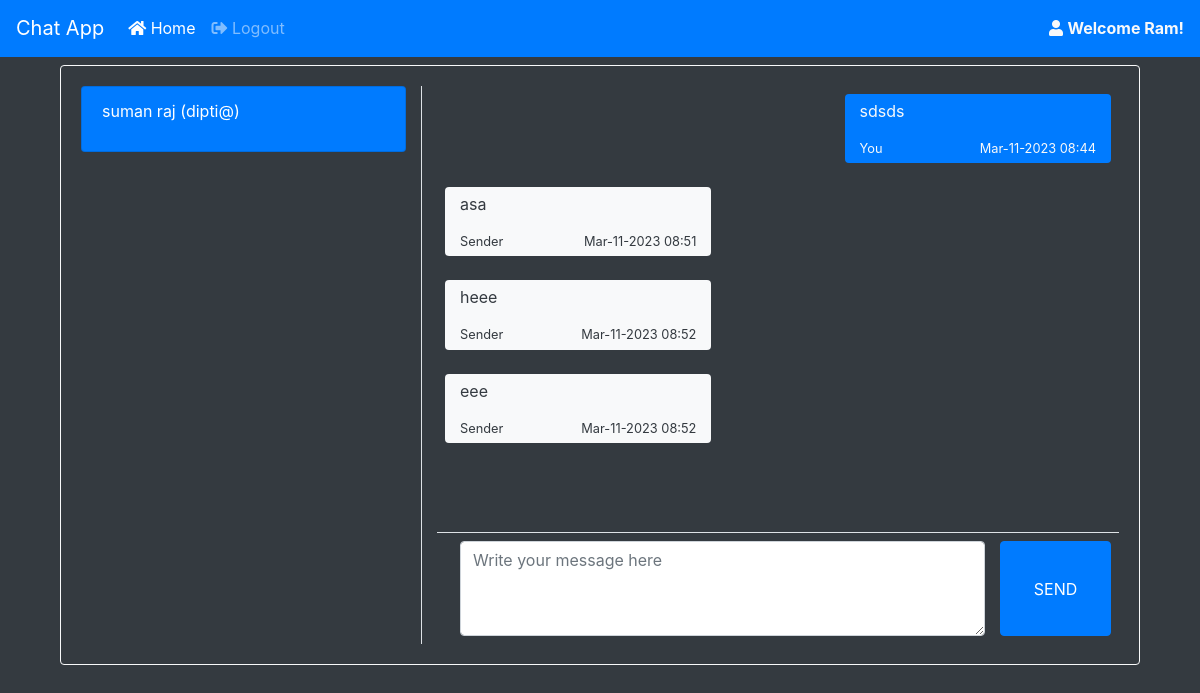
/home/?u=2 (signed in), run on the app's committed database.
### myapp/models.py (models this page shows, shortened)
class chatMessages(models.Model):
    user_from = models.ForeignKey(User,
        on_delete=models.CASCADE,related_name="+")
    user_to = models.ForeignKey(User,
        on_delete=models.CASCADE,related_name="+")
    message = models.TextField()
    date_created = models.DateTimeField(default=timezone.now)

### myapp/views.py (the view)
# urls.py: path('', views.home, name='chat-home'),
@login_required
def home(request):
    User = get_user_model()
    users = User.objects.all()
    chats = {}
    if request.method == 'GET' and 'u' in request.GET:
        chats = chatMessages.objects.filter(Q(user_from=request.user.id, user_to=request.GET['u']) | Q(user_from=request.GET['u'], user_to=request.user.id))
        chats = chats.order_by('date_created')
    context = {
        "page":"home",
        "users":users,
        "chats":chats,
        "chat_id": int(request.GET['u'] if request.method == 'GET' and 'u' in request.GET else 0)
    }
    print(request.GET['u'] if request.method == 'GET' and 'u' in request.GET else 0)
    return render(request,"chat/home.html",context)

### myapp/templates/chat/home.html (shortened to what this page needs)
{% extends 'chat/base.html' %} {% load static %}  {% block content %}
<div class="container" style="height: 75%;">
    <div class="card bg-dark h-100 border-light">
        <div class="card-body h-100">
            <div class="row h-100">
                <div class="col-md-4 border-right h-100">
                    <div class="list-group bg-dark" id='user-list'>
                        {% for u in users %} {% if not u.id == 1 and not u.id == user.id %}
                        <a class="list-group-item {% if u.id != chat_id %}bg-dark{% else %}bg-primary{% endif %} text-white" href="{% url 'chat-home' %}?u={{u.id}}">
                            <div>
                                <p>{{u.first_name}} {{u.last_name}} ({{u.username}})</p>
                            </div>
                        </a>
                        {% endif %} {% endfor %}
                    </div>
                </div>
                <div class="col-md-8 h-100">
                    {% if not chat_id > 0 %}
                    <div class="h-100 d-flex flex-column justify-content-center align-items-center">
                        <h3>Start Chat now</h3>
                        <p><small class="text-muted">Please select a person to chat with.</small></p>
                    </div>
                    {% else%}
                    <div id="chat-box-field" class="h-100">
                        <div class="chat-box" style="height:80%">
                            {% for chat in chats %} {% if chat.user_from == user %}
                            <div class="p-2 w-100 d-flex justify-content-end">
                                <div class=" chat-bubble  ml-2 mb-2 bg-primary text-light rounded" data-id="{{chat.id}}">
                                    <p>{{chat.message}}</p>
                                    <div class="d-flex justify-content-between"><small>You</small> <small>{{chat.date_created|date:"M-d-Y H:i"}}</small></div>
                                </div>
                            </div>
                            {% else %}
                            <div class="p-2 w-100 d-flex justify-content-start">
                                <div class="chat-bubble mr-2 mb-2 bg-light text-dark rounded" data-id="{{chat.id}}">
                                    <p>{{chat.message}}</p>
                                    <div class=" d-flex justify-content-between"><small>Sender</small> <small>{{chat.date_created|date:"M-d-Y H:i"}}</small></div>
                                </div>
                            </div>
                            {% endif %} {% endfor %}
                        </div>
                        <div class="chat-box-form border-top p-2" style="height:20%">
                            <div class="w-100 h-100">
                                <form action="" id="chat-submit" class="h-100 d-flex ">
                                    <div class="col-md-10 h-100">
                                        <textarea name="message" id="" class="h-100 w-100 form-control" placeholder="Write your message here"></textarea>
                                    </div>
                                    <button class="button btn btn-primary h-100 w-100 justify-content-center align-items-center d-flex">SEND</button>
                                </form>
                            </div>
                        </div>
                    </div>
                    {% endif %}
                </div>
            </div>
        </div>
    </div>
</div>
{% endblock %}

### myapp/templates/chat/base.html (shortened to what this page needs)
<!DOCTYPE html>
<html lang="en">
{% load static %}
<head>
    <link rel="stylesheet" href="{% static 'css/bootstrap.min.css' %}">
    <link rel="stylesheet" href="{% static 'fontawesome-free/css/all.min.css' %}">
    <link rel="stylesheet" href="{% static 'css/custom.css' %}">
    <link rel="stylesheet" href="https://stackpath.bootstrapcdn.com/bootstrap/4.1.3/css/bootstrap.min.css">
</head>
<body class='bg-dark text-light'>
    <nav class="navbar navbar-expand-lg navbar-dark bg-primary w-100 border-bottom border-primary mb-2" id="top-nav">
        <a class="navbar-brand" href="{% url 'chat-home' %}">Chat App</a>
        <div class="collapse navbar-collapse" id="nav-menu">
            <ul class="navbar-nav mr-auto">
                <li class="nav-item {% if page == 'home' %} active {% endif %}">
                    <a class="nav-link" href="{% url 'chat-home' %}"><i class="fa fa-home"></i> Home</a>
                </li>
                <li class="nav-item">
                    <a class="nav-link" href="{% url 'chat-logout' %}"><i class="fa fa-sign-out-alt"></i> Logout</a>
                </li>
            </ul>
            {% if user.is_authenticated %}
            <span><a class="text-light"  href="{% url 'chat-profile' %}"><i class="fa fa-user"></i> <b>Welcome {{user.first_name}}!</b></a></span> {% endif %}
        </div>
    </nav>
    <div class="container h-100">
        {% block content %}{% endblock content %}
    </div>
</body>
</html>

### myapp/static/css/custom.css (style rules this page uses)
html, body { height: 100%; width: 100%; }

### myapp/templates/chat/base.html (style rules this page uses)
html, body { height: 100%; width: 100%; }

### myapp/templates/chat/home.html (style rules this page uses)
.list-group-item { cursor: pointer }
.chat-bubble { min-width: 40%; max-width: 80%; padding: 5px 15px; }
.chat-box { overflow: auto; max-width: 100%; }

### data on the page
chatMessages: message "sdsds", date_created "Mar-11-2023 08:44"
chatMessages: message "asa", date_created "Mar-11-2023 08:51"
chatMessages: message "heee", date_created "Mar-11-2023 08:52"
chatMessages: message "eee", date_created "Mar-11-2023 08:52"

### other printed values
{{ user.first_name }} "Ram"
{{ u.first_name }} "suman"
{{ u.last_name }} "raj"
{{ u.username }} "dipti@"
